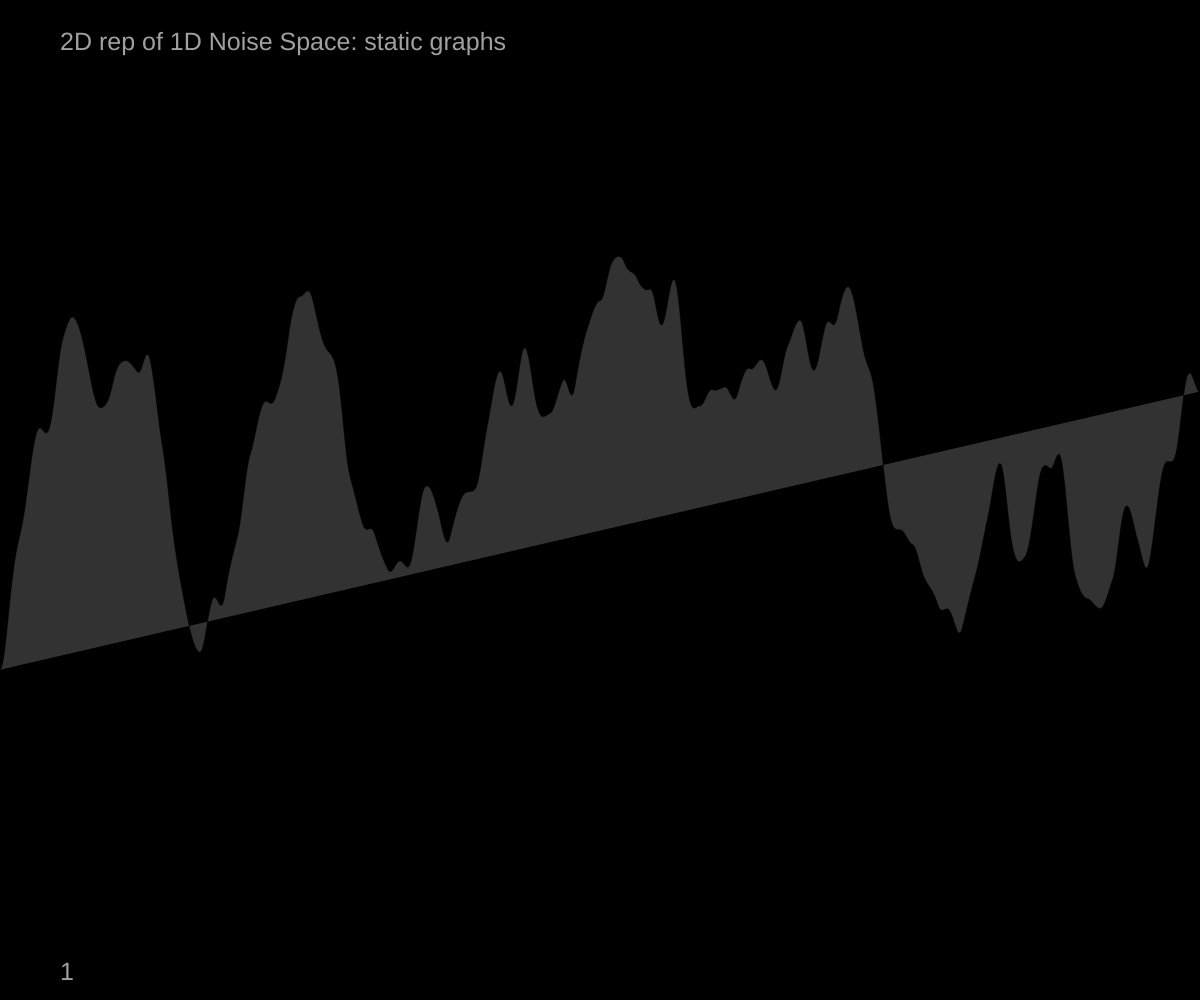
Frame 1 (no input)
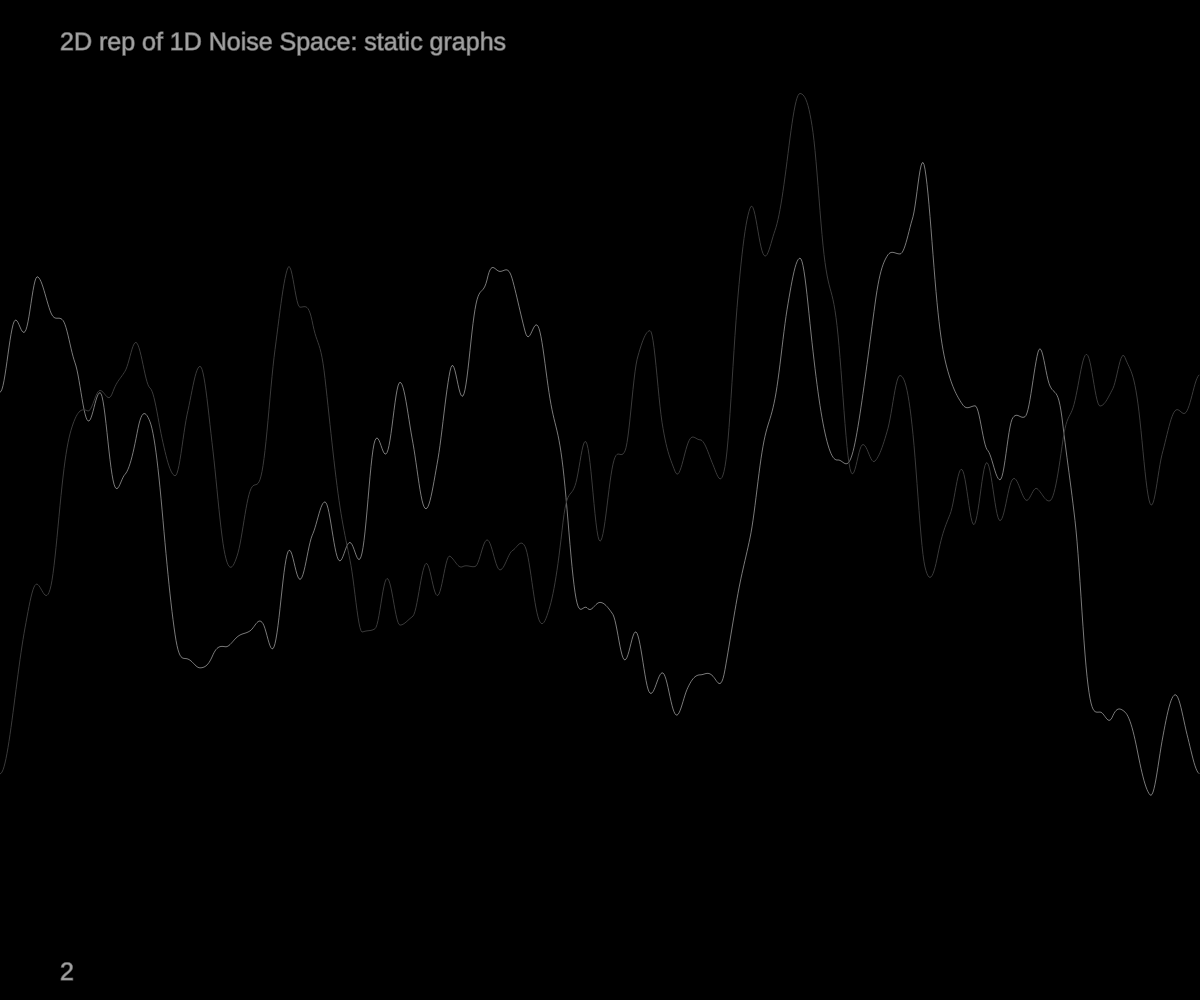
Frame 2 (the mouse pressed at the canvas centre, redrawn once)

The p5.js sketch that drew these frames (run headless with seeded random() and noise() and a simulated clock; the mouse was pressed at the canvas centre and the sketch redrawn once):

// p5.js sketch
// ── sketch.js
/*jstephens p5_gungfu 2016_06
perlin noise from shiffman
TODO:
**simplest version possible that still does the following:
[x] switch case function

[]  y = sin 
[]  y = additive sin+noise wave (sin dominant)
[]  y = additive sin+noise wave (noise dominant
*/
var pageTitle = "2D rep of 1D Noise Space: static graphs";

var INNER_WIDTH = window.innerWidth;
var INNER_HEIGHT= window.innerHeight;
var graphVersion = 1;
var graphVersionNum = graphVersion;

var xoff=0;
var increment = .01;
var color00;
var color01; 
 


function setup(){
  createCanvas(INNER_WIDTH, INNER_HEIGHT);
  background(0);
  noLoop();
}

function draw(){
  switchGraphs();
  drawPageTitle();
  
}

function switchGraphs(){
  fill(255);
  switch(graphVersion){
    case 0:
      
      graphNoise00();
      break;
    case 1:
      graphNoise01();
      break;
    case 2:
      graphNoise02();
      break;
    case 3:
      graphNoise03();
      break;
    default:
  }
}

function graphNoise03(){
  color00 = noise(xoff)*255;
  //fill(color00,255);
  var topOrBottom = floor(random(6));
  console.log(topOrBottom);
  noFill();
  stroke(255-color00);
  beginShape();
  for (var x = 0; x < INNER_WIDTH; x++){
    var y = noise(xoff)*height;
    //vertex(y,x);
    vertex(x,y);
    if (topOrBottom == 0){
        line(x,0,x,y);
    } else{
      line(x*topOrBottom,height,x,y);
    }
    
    xoff += increment;
  }
  endShape();
}

function graphNoise02(){
  color00 = noise(xoff)*255;
  //fill(color00,255);
  noFill();
  stroke(255-color00,color00*2);
  beginShape();
  for (var x = 0; x < INNER_WIDTH; x++){
    var y = noise(xoff)*height;
    vertex(x,y);
    xoff += increment;
  }
  endShape();
}

function graphNoise01(){
  fill(255,50);
  stroke(0,100);
  //color01 = noise(xoff)*255;
  //fill(color01,90);
  beginShape();
  for (var x = 0; x < INNER_WIDTH; x++){
    var y = noise(xoff)*height;
    vertex(x,y);
    xoff += increment;
  }
  endShape();
}


function graphNoise00(){
  color00 = noise(xoff)*255;
  //fill(color00,255);
  noFill();
  stroke(255-color00);
  beginShape();
  for (var x = 0; x < INNER_WIDTH; x++){
    var y = noise(xoff)*height;
    vertex(y,x);
    vertex(x,y);
    //line(x,0,x,y);
    xoff += increment;
  }
  endShape();
  //noLoop();
}

function mousePressed(){
  background(0);
  graphVersion += 1;
  graphVersion %= 4;
  //console.log(graphVersion);
  graphVersionNum = graphVersion;
  //draw();
  switchGraphs();
  drawPageTitle();
}

function drawPageTitle(){
  //display pageTitle and graphVersionNumber
  fill(160);
  textSize(25);
  text(pageTitle, width*.05, height*.05);
  text(graphVersionNum,width*.05,height*.98);
}
